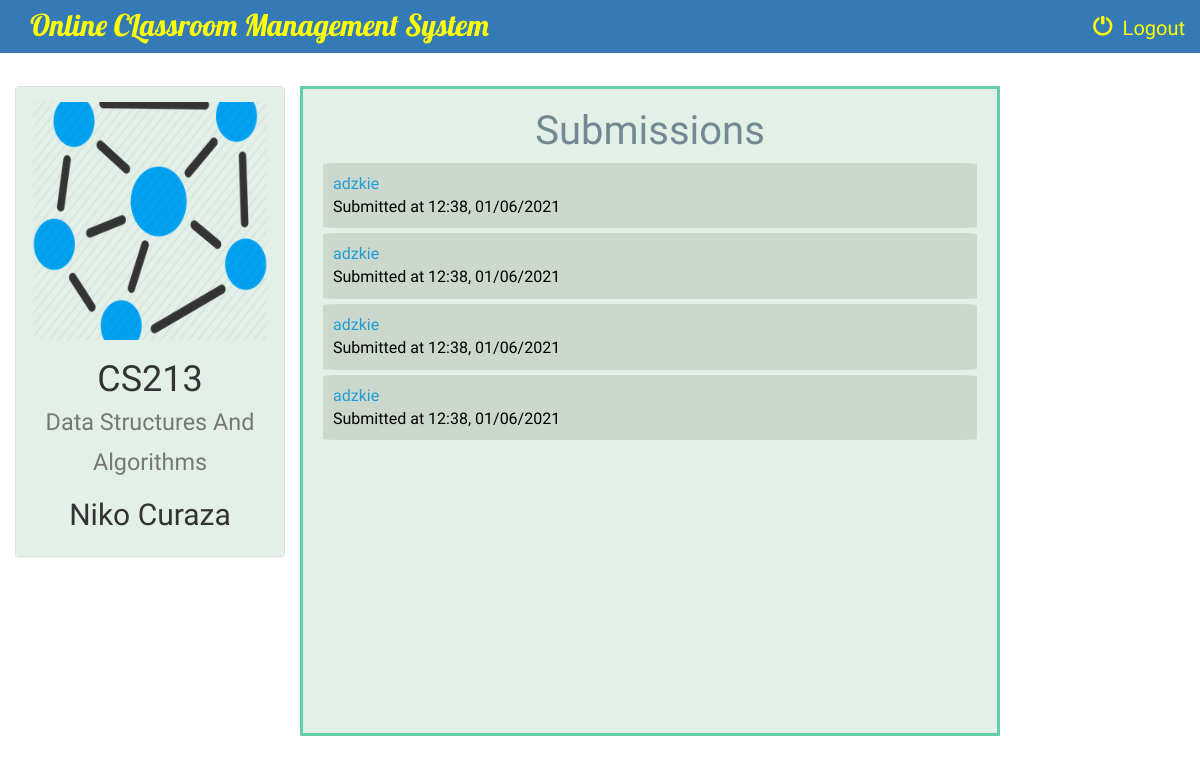
The app's page /instructor/8/view_all_submissions/ (signed in) with its own data.
### instructor/models.py (models this page shows, shortened)
class Course(models.Model):
    name = models.CharField(max_length=100)
    code = models.CharField(max_length=100)
    instructor = models.ForeignKey(Instructor, on_delete=models.CASCADE)
    course_logo = models.FileField(default=1)

class Instructor(models.Model):
    user = models.ForeignKey(User,on_delete=models.CASCADE, default=1)
    name = models.CharField(max_length=100)
    information = models.CharField(max_length=1000,default=1)
    def __str__(self):
        return self.name

class Submission(models.Model):
    file_submitted = models.FileField(default='')
    time_submitted = models.CharField(max_length=100)
    user = models.ForeignKey(User,on_delete=models.CASCADE, default=1)
    assignment = models.ForeignKey(Assignment,on_delete=models.CASCADE, default=1)
    CHOICES = [(i+1, i+1) for i in range(10)]
    feedback = models.IntegerField(choices=CHOICES)

### instructor/views.py (the view)
# urls.py: path('<int:assignment_id>/view_all_submissions/', views.view_all_submissions, name='view_all_submissions'),
@login_required
def view_all_submissions(request,assignment_id):
    assignment = Assignment.objects.get(id=assignment_id)
    submissions = Submission.objects.filter(assignment=assignment)
    course = assignment.course
    return render(request, 'instructor/view_all_submissions.html', {'submissions' : submissions,'course': course})

### instructor/templates/instructor/view_all_submissions.html (shortened to what this page needs)
{% extends 'instructor/instructor_basic_page.html' %}
{% block body %}
<br>
<div class="container-fluid songs-container">
    <div class="row">
        <div class="col-sm-6 col-md-3">
            <div class="panel panel-default">
                <div class="panel-body" style="background-color: #e3f0e8;border: 0px solid #66cdaa;">
                    <a href="{% url 'instructor:instructor_detail' course.id %}">
                        {% if course.course_logo %}
                            <img src="{{ course.course_logo.url }}" class="img-responsive">
                        {% else %}
                            <h3>No image to display</h3>
                        {% endif %}
                    </a>
                    <h1 align="center">{{ course.code }}<br> <small>{{ course.name }}</small></h1>
                    <h2 align="center">{{ course.instructor }}</h2>
                </div>
            </div>
        </div>
       <div class="col-sm-7" style="align:center; overflow-y: scroll; height:650px;border: 3px solid #66cdaa;background-color:#e3f0e8;color:black;font-family: 'Abhaya Libre';font-size:16px;">
        <h3 align="center"; style="text-align:center;font-family:Volkhov,cursive;font-size:40px;color: #728892">Submissions</h3>
    {% for submission in submissions reversed %}
<div style="background-color:#CDD8CD; border-radius:2%;padding:10px; margin:5px">
    <a href="{{ submission.file_submitted.url }}" style="color: #209dd4">{{ submission.user }}</a><br>
    Submitted at {{ submission.time_submitted }}<br>
</div>
    {% endfor %}
        </div>
</div>
{% endblock %}

### instructor/templates/instructor/instructor_basic_page.html (style rules this page uses)
a { color: yellow; }
body { background: url('https://i.pinimg.com/originals/5d/5d/79/5d5d79ab40f17440b11dfdf9cd0f1f08.jpg') no-repeat center center fixed; background-size: cover; font-family: Ledger;font-size: 20px; }

### records on screen
Course: course_logo (picture), code "CS213", name "Data Structures And Algorithms", instructor "Niko Curaza"
Submission: user "adzkie", time_submitted "12:38, 01/06/2021"
Submission: user "adzkie", time_submitted "12:38, 01/06/2021"
Submission: user "adzkie", time_submitted "12:38, 01/06/2021"
Submission: user "adzkie", time_submitted "12:38, 01/06/2021"
